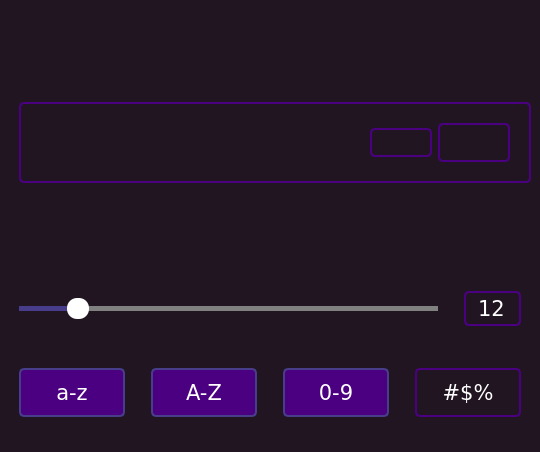
<?xml version="1.0" encoding="UTF-8"?>
<ui version="4.0">
 <class>MainWindow</class>
 <widget class="QMainWindow" name="MainWindow">
  <property name="geometry">
   <rect>
    <x>0</x>
    <y>0</y>
    <width>540</width>
    <height>452</height>
   </rect>
  </property>
  <property name="windowTitle">
   <string>Generator Pass</string>
  </property>
  <property name="windowIcon">
   <iconset resource="resources.qrc">
    <normaloff>:/icons/key.png</normaloff>:/icons/key.png</iconset>
  </property>
  <property name="styleSheet">
   <string notr="true">QWidget {
    background-color: #201521;
    color: white;
    font-family: Verdana;
    font-size: 16pt;
    margin: 10px;
}

QPushButton {
    border: 2px solid Indigo;
    border-radius: 5px;
}

QPushButton#btn_lower,
#btn_upper,
#btn_digits,
#btn_special {
    padding: 10px;
}

QPushButton:hover {
    border-color: #483D8B;
}

QPushButton:pressed {
    border: 4px solid #483D8B;
    border-radius: 5px;
}

QPushButton:checked {
    background-color: #4B0082;
    border-color: #483D8B;
}</string>
  </property>
  <widget class="QWidget" name="centralwidget">
   <property name="layoutDirection">
    <enum>Qt::LeftToRight</enum>
   </property>
   <layout class="QVBoxLayout" name="verticalLayout">
    <item>
     <widget class="QPushButton" name="icon_lock">
      <property name="enabled">
       <bool>false</bool>
      </property>
      <property name="styleSheet">
       <string notr="true">border: none;</string>
      </property>
      <property name="text">
       <string/>
      </property>
      <property name="icon">
       <iconset resource="resources.qrc">
        <normaloff>:/icons/lock.svg</normaloff>
        <disabledoff>:/icons/lock.svg</disabledoff>:/icons/lock.svg</iconset>
      </property>
      <property name="iconSize">
       <size>
        <width>100</width>
        <height>100</height>
       </size>
      </property>
     </widget>
    </item>
    <item>
     <layout class="QHBoxLayout" name="Layaout_password">
      <item>
       <widget class="QFrame" name="frame_password">
        <property name="sizePolicy">
         <sizepolicy hsizetype="Preferred" vsizetype="Maximum">
          <horstretch>0</horstretch>
          <verstretch>0</verstretch>
         </sizepolicy>
        </property>
        <property name="styleSheet">
         <string notr="true">QFrame {
    border: 2px solid indigo;
    border-radius: 5px;
    margin-right: 0;
}

QFrame:hover {
    border-color: #483D8B;
}</string>
        </property>
        <property name="frameShape">
         <enum>QFrame::StyledPanel</enum>
        </property>
        <property name="frameShadow">
         <enum>QFrame::Raised</enum>
        </property>
        <layout class="QHBoxLayout" name="horizontalLayout">
         <item>
          <widget class="QLineEdit" name="line_password">
           <property name="styleSheet">
            <string notr="true">QLineEdit {
    border: none;
    margin: 0;
    font-size: 20pt;
}</string>
           </property>
           <property name="alignment">
            <set>Qt::AlignCenter</set>
           </property>
          </widget>
         </item>
         <item>
          <widget class="QPushButton" name="btn_visibility">
           <property name="cursor">
            <cursorShape>PointingHandCursor</cursorShape>
           </property>
           <property name="styleSheet">
            <string notr="true">QPushButton {
    border: none;
    margin: 0;
    background-color: transparent;
}</string>
           </property>
           <property name="text">
            <string/>
           </property>
           <property name="icon">
            <iconset resource="resources.qrc">
             <normaloff>:/icons/icons8-спрятать-50.png</normaloff>:/icons/icons8-спрятать-50.png</iconset>
           </property>
           <property name="iconSize">
            <size>
             <width>30</width>
             <height>30</height>
            </size>
           </property>
          </widget>
         </item>
         <item>
          <widget class="QPushButton" name="btn_refresh">
           <property name="cursor">
            <cursorShape>PointingHandCursor</cursorShape>
           </property>
           <property name="styleSheet">
            <string notr="true">QPushButton {
    margin-right: 0;
    margin-left: 0;
}
</string>
           </property>
           <property name="text">
            <string/>
           </property>
           <property name="icon">
            <iconset resource="resources.qrc">
             <normaloff>:/icons/icons8-обновить-64.png</normaloff>:/icons/icons8-обновить-64.png</iconset>
           </property>
           <property name="iconSize">
            <size>
             <width>45</width>
             <height>45</height>
            </size>
           </property>
          </widget>
         </item>
         <item>
          <widget class="QPushButton" name="btn_copy">
           <property name="cursor">
            <cursorShape>PointingHandCursor</cursorShape>
           </property>
           <property name="layoutDirection">
            <enum>Qt::LeftToRight</enum>
           </property>
           <property name="styleSheet">
            <string notr="true">QPushButton {
    padding: 5px;
    margin-left: 0;
}</string>
           </property>
           <property name="text">
            <string/>
           </property>
           <property name="icon">
            <iconset resource="resources.qrc">
             <normaloff>:/icons/icons8-скопировать-24 (1).png</normaloff>:/icons/icons8-скопировать-24 (1).png</iconset>
           </property>
           <property name="iconSize">
            <size>
             <width>35</width>
             <height>35</height>
            </size>
           </property>
          </widget>
         </item>
        </layout>
       </widget>
      </item>
     </layout>
    </item>
    <item>
     <layout class="QHBoxLayout" name="Layout_info">
      <item>
       <widget class="QLabel" name="label_strength">
        <property name="sizePolicy">
         <sizepolicy hsizetype="Preferred" vsizetype="Maximum">
          <horstretch>0</horstretch>
          <verstretch>0</verstretch>
         </sizepolicy>
        </property>
        <property name="cursor">
         <cursorShape>ArrowCursor</cursorShape>
        </property>
        <property name="text">
         <string/>
        </property>
        <property name="alignment">
         <set>Qt::AlignCenter</set>
        </property>
       </widget>
      </item>
      <item>
       <widget class="QLabel" name="label_entropy">
        <property name="sizePolicy">
         <sizepolicy hsizetype="Preferred" vsizetype="Maximum">
          <horstretch>0</horstretch>
          <verstretch>0</verstretch>
         </sizepolicy>
        </property>
        <property name="text">
         <string/>
        </property>
        <property name="alignment">
         <set>Qt::AlignCenter</set>
        </property>
       </widget>
      </item>
     </layout>
    </item>
    <item>
     <layout class="QHBoxLayout" name="layout_length">
      <item>
       <widget class="QSlider" name="slider_length">
        <property name="enabled">
         <bool>true</bool>
        </property>
        <property name="cursor">
         <cursorShape>PointingHandCursor</cursorShape>
        </property>
        <property name="styleSheet">
         <string notr="true">QSlider::groove:horizontal {
    background-color: transparent;
    height: 5px;
}

QSlider::sub-page:horizontal {
    background-color: #483D8B;
}

QSlider::add-page:horizontal {
    background-color: grey;
}

QSlider::handle:horizontal {
    background-color: white;
    width: 22px;
    border-radius: 10px;
    margin-top: -8px;
    margin-bottom: -8px;
}
</string>
        </property>
        <property name="maximum">
         <number>100</number>
        </property>
        <property name="value">
         <number>12</number>
        </property>
        <property name="orientation">
         <enum>Qt::Horizontal</enum>
        </property>
       </widget>
      </item>
      <item>
       <widget class="QSpinBox" name="spinbox_length">
        <property name="styleSheet">
         <string notr="true">QSpinBox {
    border: 2px solid indigo;
    border-radius: 5px;
    background: transparent;
    padding: 2px;
}

QSpinBox:hover {
    border-color: #483D8B;
}</string>
        </property>
        <property name="alignment">
         <set>Qt::AlignCenter</set>
        </property>
        <property name="buttonSymbols">
         <enum>QAbstractSpinBox::NoButtons</enum>
        </property>
        <property name="maximum">
         <number>100</number>
        </property>
        <property name="singleStep">
         <number>1</number>
        </property>
        <property name="value">
         <number>12</number>
        </property>
       </widget>
      </item>
     </layout>
    </item>
    <item>
     <layout class="QHBoxLayout" name="Layout_characters">
      <item>
       <widget class="QPushButton" name="btn_lower">
        <property name="cursor">
         <cursorShape>PointingHandCursor</cursorShape>
        </property>
        <property name="text">
         <string>a-z</string>
        </property>
        <property name="checkable">
         <bool>true</bool>
        </property>
        <property name="checked">
         <bool>true</bool>
        </property>
       </widget>
      </item>
      <item>
       <widget class="QPushButton" name="btn_upper">
        <property name="cursor">
         <cursorShape>PointingHandCursor</cursorShape>
        </property>
        <property name="text">
         <string>A-Z</string>
        </property>
        <property name="checkable">
         <bool>true</bool>
        </property>
        <property name="checked">
         <bool>true</bool>
        </property>
       </widget>
      </item>
      <item>
       <widget class="QPushButton" name="btn_digits">
        <property name="cursor">
         <cursorShape>PointingHandCursor</cursorShape>
        </property>
        <property name="text">
         <string>0-9</string>
        </property>
        <property name="checkable">
         <bool>true</bool>
        </property>
        <property name="checked">
         <bool>true</bool>
        </property>
       </widget>
      </item>
      <item>
       <widget class="QPushButton" name="btn_special">
        <property name="cursor">
         <cursorShape>PointingHandCursor</cursorShape>
        </property>
        <property name="text">
         <string>#$%</string>
        </property>
        <property name="checkable">
         <bool>true</bool>
        </property>
       </widget>
      </item>
     </layout>
    </item>
   </layout>
  </widget>
 </widget>
 <resources>
  <include location="resources.qrc"/>
 </resources>
 <connections/>
</ui>
